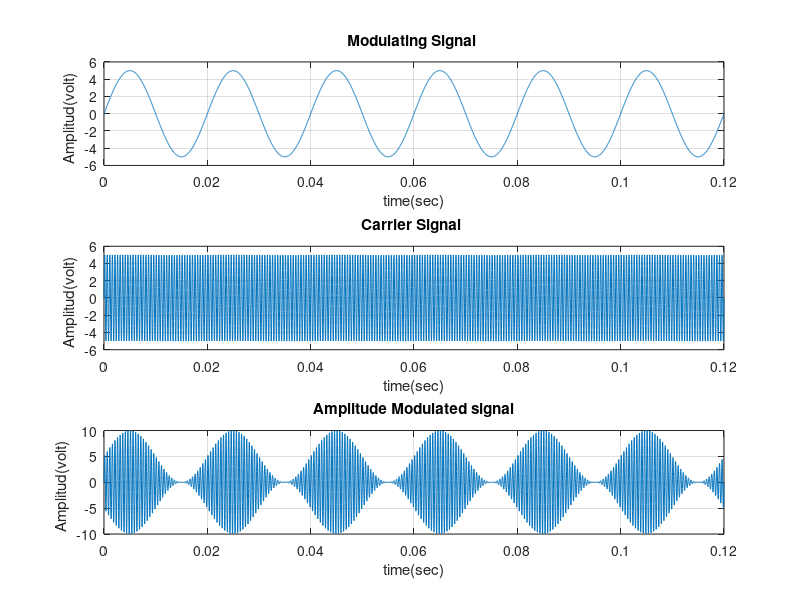

This chart was generated by the following MATLAB code:
%>>>>>>>>>>>>>>>>>>>> Tuterial on AM Modulation <<<<<<<<<<<<<<<<<<<<<<<<<<
clc;
close all;
clear all;

%XXXXXXXXXXXXXXXXXXXXXXXXXXX Define AM modulation Index XXXXXXXXXXXXXXXXXXX
disp(' example: m=1 means 100% modulation');
%m=input(' Enter the value of modulation index (m) = ');
m=1; % for 100% modulation
if (0>m||m>1)
error('m may be less than or equal to one and geter than to zero'); 
end


%XXXXXXXXXXXXXXXXX modulating signal generation XXXXXXXXXXXXXXXXXXXXXXXXXX
Am=5; % Amplitude of modulating signal
fa=50; % Frequency of modulating signal
Ta=1/fa; % Time period of modulating signal
t=0:Ta/999:6*Ta; % Total time for simulation
ym=Am*sin(2*pi*fa*t); % Eqation of modulating signal
figure(1)
subplot(3,1,1); 
plot(t,ym), grid on;% Graphical representation of Modulating signal
title ( '  Modulating Signal   ');
xlabel ( ' time(sec) ');
ylabel (' Amplitud(volt)   ');


%XXXXXXXXXXXXXXXXXXXXX carrier signal generation XXXXXXXXXXXXXXXXXXXXXXXXXX
Ac=Am/m;% Amplitude of carrier signal [ where, modulation Index (m)=Am/Ac ]
fc=2000;% Frequency of carrier signal
Tc=1/fc;% Time period of carrier signal
yc=Ac*sin(2*pi*fc*t);% Eqation of carrier signal
subplot(3,1,2);
plot(t,yc), grid on;% Graphical representation of carrier signal
title ( '  Carrier Signal   ');
xlabel ( ' time(sec) ');
ylabel (' Amplitud(volt)   ');


%XXXXXXXXXXXXXXXXXXXXXXXXXXXXXX AM Modulation XXXXXXXXXXXXXXXXXXXXXXXXXXXXX 
y=Ac*(1+m*sin(2*pi*fa*t)).*sin(2*pi*fc*t); % Equation of Amplitude
%modulated signal
subplot(3,1,3);
plot(t,y);% Graphical representation of AM signal
title ( '  Amplitude Modulated signal  ');
xlabel ( ' time(sec) ');
ylabel (' Amplitud(volt)   ');
grid on;


%>>>>>>>>>>>>>>>>>>>>>> end of program <<<<<<<<<<<<<<<<<<<<<<<<<<<<<<<<<<<


